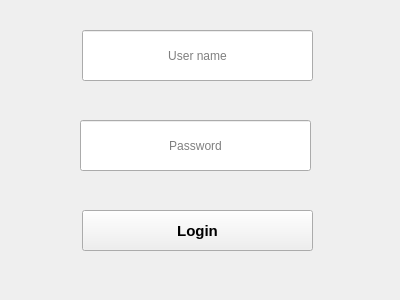
<?xml version="1.0" encoding="UTF-8"?>
<ui version="4.0">
 <class>Form</class>
 <widget class="QWidget" name="Form">
  <property name="geometry">
   <rect>
    <x>0</x>
    <y>0</y>
    <width>400</width>
    <height>300</height>
   </rect>
  </property>
  <property name="windowTitle">
   <string>Form</string>
  </property>
  <widget class="QLineEdit" name="userName">
   <property name="geometry">
    <rect>
     <x>82</x>
     <y>30</y>
     <width>231</width>
     <height>51</height>
    </rect>
   </property>
   <property name="alignment">
    <set>Qt::AlignCenter</set>
   </property>
   <property name="placeholderText">
    <string>User name</string>
   </property>
  </widget>
  <widget class="QLineEdit" name="password">
   <property name="geometry">
    <rect>
     <x>80</x>
     <y>120</y>
     <width>231</width>
     <height>51</height>
    </rect>
   </property>
   <property name="echoMode">
    <enum>QLineEdit::Password</enum>
   </property>
   <property name="alignment">
    <set>Qt::AlignCenter</set>
   </property>
   <property name="placeholderText">
    <string>Password</string>
   </property>
  </widget>
  <widget class="QPushButton" name="login">
   <property name="geometry">
    <rect>
     <x>82</x>
     <y>210</y>
     <width>231</width>
     <height>41</height>
    </rect>
   </property>
   <property name="font">
    <font>
     <pointsize>11</pointsize>
     <weight>75</weight>
     <bold>true</bold>
    </font>
   </property>
   <property name="text">
    <string>Login</string>
   </property>
  </widget>
  <widget class="QLabel" name="label">
   <property name="geometry">
    <rect>
     <x>84</x>
     <y>260</y>
     <width>231</width>
     <height>20</height>
    </rect>
   </property>
   <property name="text">
    <string/>
   </property>
   <property name="alignment">
    <set>Qt::AlignCenter</set>
   </property>
  </widget>
 </widget>
 <resources/>
 <connections/>
</ui>
